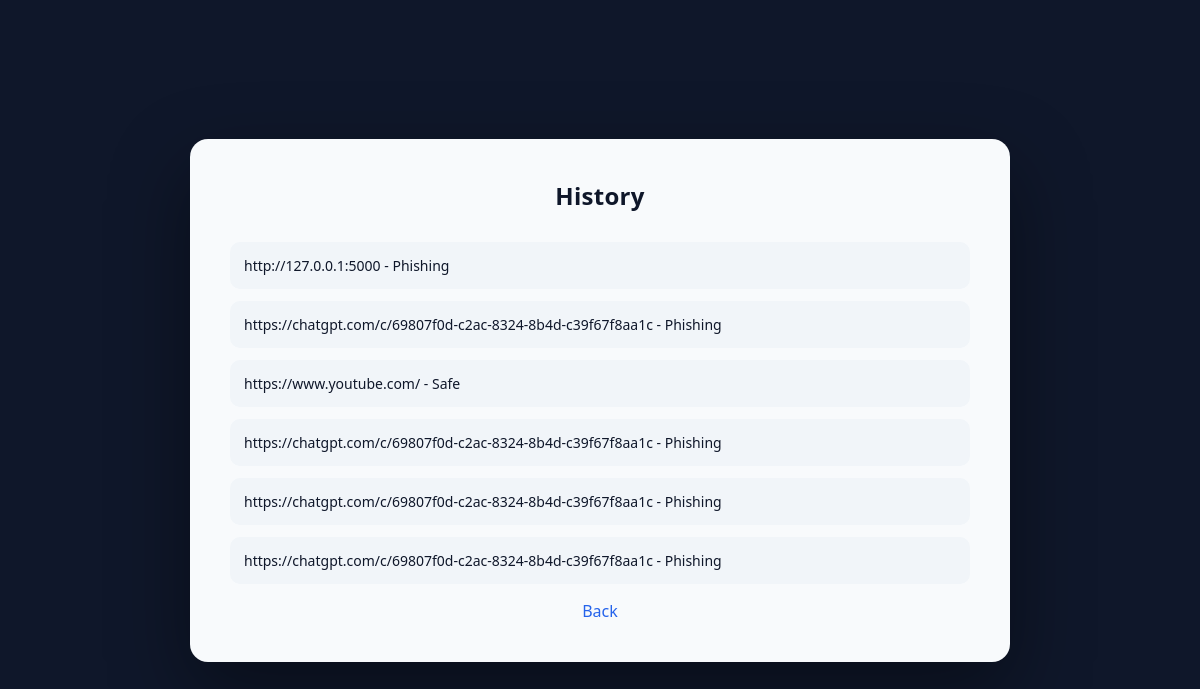
Screenshot of /history (signed in) with the database file from the repository.
### tables this page shows
CREATE TABLE history(
        id INTEGER PRIMARY KEY AUTOINCREMENT,
        user_id INTEGER,
        url TEXT,
        result TEXT
    );

### app.py (the view)
@app.route("/history")
@login_required
def history():
    db = get_db()
    cur = db.cursor()
    cur.execute("SELECT url, result FROM history WHERE user_id=?",
                (current_user.id,))
    data = cur.fetchall()
    db.close()
    return render_template("history.html", data=data)

### app.py (called while the page is built)
def get_db():
    return sqlite3.connect("database.db")

@login_manager.user_loader
def load_user(user_id):
    db = get_db()
    cur = db.cursor()
    cur.execute("SELECT id, username FROM users WHERE id=?", (user_id,))
    user = cur.fetchone()
    db.close()
    if user:
        return User(user[0], user[1])
    return None

### templates/history.html
{% extends "base.html" %}
{% block content %}
<h2>History</h2>
<ul>
{% for url, result in data %}
<li>{{ url }} - {{ result }}</li>
{% endfor %}
</ul>
<a href="/dashboard">Back</a>
{% endblock %}

### templates/base.html (shortened to what this page needs)
<!DOCTYPE html>
<html>
<head>
    <link rel="stylesheet" href="/static/style.css">
</head>
<body>
<div class="container">
{% block content %}{% endblock %}
</div>
</body>
</html>

### static/style.css (style rules this page uses)
* { box-sizing: border-box; margin: 0; padding: 0; }
body { min-height: 100vh; display: flex; justify-content: center; align-items: center; background: #0f172a; font-family: "Segoe UI", system-ui, sans-serif; color: #0f172a; }
.container { width: 820px; min-height: 480px; padding: 40px; background: #f8fafc; border-radius: 18px; box-shadow: 0 30px 80px rgba(0, 0, 0, 0.4); }
h2 { text-align: center; margin-bottom: 30px; color: #0f172a; font-weight: 600; letter-spacing: 0.3px; }
a { display: block; margin-top: 16px; text-align: center; text-decoration: none; color: #2563eb; font-weight: 500; }
ul { margin-top: 20px; }
li { list-style: none; padding: 14px; margin-bottom: 12px; background: #f1f5f9; border-radius: 10px; color: #0f172a; font-size: 14px; }

### rows the page displays
history: url "http://127.0.0.1:5000", result "Phishing"
history: url "https://chatgpt.com/c/69807f0d-c2ac-8324-8b4d-c39f67f8aa1c", result "Phishing"
history: url "https://www.youtube.com/", result "Safe"
history: url "https://chatgpt.com/c/69807f0d-c2ac-8324-8b4d-c39f67f8aa1c", result "Phishing"
history: url "https://chatgpt.com/c/69807f0d-c2ac-8324-8b4d-c39f67f8aa1c", result "Phishing"
history: url "https://chatgpt.com/c/69807f0d-c2ac-8324-8b4d-c39f67f8aa1c", result "Phishing"
